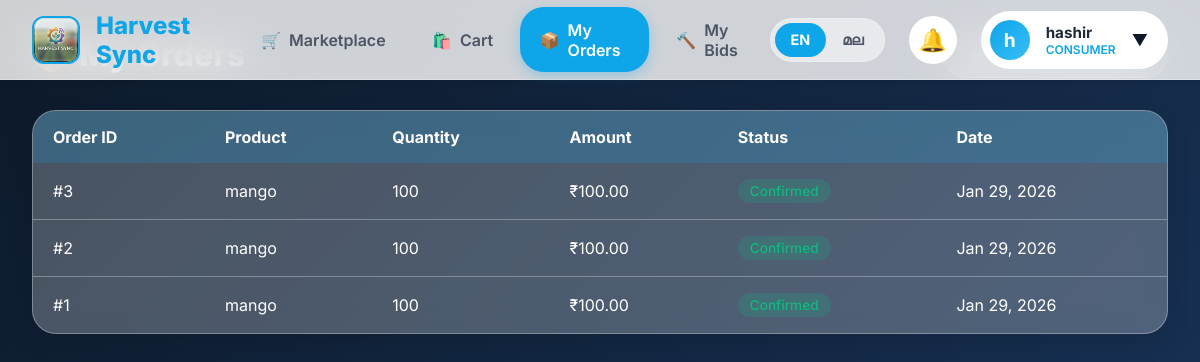
Before: /orders/consumer/ (signed in) with the older database file.
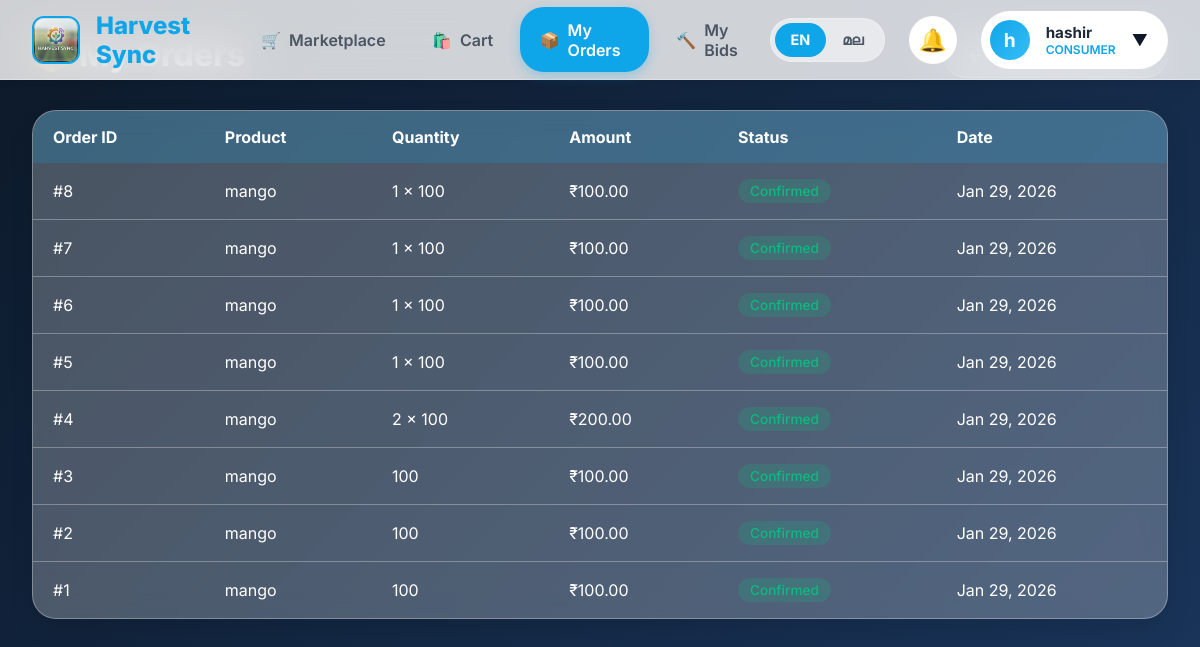
After: the same page with the newer database file.
### core/models.py (models this page shows, shortened)
class Order(models.Model):
    STATUS_CHOICES = (
        ('pending', 'Pending'),
        ('confirmed', 'Confirmed'),
        ('shipped', 'Shipped'),
        ('delivered', 'Delivered'),
        ('cancelled', 'Cancelled'),
    )
    product = models.ForeignKey(Product, on_delete=models.CASCADE, related_name='orders')
    buyer = models.ForeignKey(User, on_delete=models.CASCADE, related_name='orders')
    quantity = models.CharField(max_length=50) # Matching product quantity type for now
    total_price = models.DecimalField(max_digits=12, decimal_places=2)
    status = models.CharField(max_length=20, choices=STATUS_CHOICES, default='pending')
    payment_status = models.BooleanField(default=False) # False=Unpaid, True=Paid
    location = models.CharField(max_length=255) # Simplified location string
    latitude = models.FloatField(null=True, blank=True)
    longitude = models.FloatField(null=True, blank=True)
    created_at = models.DateTimeField(auto_now_add=True)

class Product(models.Model):
    farmer = models.ForeignKey(User, on_delete=models.CASCADE, related_name='products')
    name = models.CharField(max_length=100)
    quantity = models.CharField(max_length=50) # e.g., "10 kg"
    harvest_date = models.DateField()
    expiry_date = models.DateField()
    surplus_date = models.DateField(null=True, blank=True)
    surplus_rate = models.DecimalField(max_digits=10, decimal_places=2, null=True, blank=True)
    price = models.DecimalField(max_digits=10, decimal_places=2) # Base Price
    is_bidding = models.BooleanField(default=False)
    base_bid_price = models.DecimalField(max_digits=10, decimal_places=2, null=True, blank=True)  # Auction starting price
    bidding_end_time = models.DateTimeField(null=True, blank=True)
    delivery_available = models.BooleanField(default=False)
    image = models.ImageField(upload_to='products/', null=True, blank=True)
    created_at = models.DateTimeField(auto_now_add=True)

### core/views.py (the view)
# urls.py: path('orders/consumer/', views.consumer_orders, name='consumer_orders'),
@login_required
def consumer_orders(request):
    if request.user.profile.role != 'consumer':
        return redirect('index')
    orders = Order.objects.filter(buyer=request.user).order_by('-created_at')
    return render(request, 'consumer_orders.html', {'orders': orders})

### templates/consumer_orders.html (shortened to what this page needs)
{% extends 'base.html' %}
{% load static %}
{% block role %}consumer{% endblock %}
{% block extra_css %}
<link rel="stylesheet" href="{% static 'css/modules/consumer.css' %}">
{% endblock %}
{% block content %}
{% include 'partials/consumer_nav.html' %}
<main class="consumer-main">
    <div class="orders-header">
        <h1 data-i18n="my_orders_title">📦 My Orders</h1>
        <a href="{% url 'marketplace' %}" class="btn-back" data-i18n="back_to_marketplace">← Back to Marketplace</a>
    </div>
    <div class="orders-table-container">
        <table class="orders-table">
            <thead>
                <tr>
                    <th data-i18n="order_id">Order ID</th>
                    <th data-i18n="product_name">Product</th>
                    <th data-i18n="quantity">Quantity</th>
                    <th data-i18n="total_price">Amount</th>
                    <th data-i18n="status">Status</th>
                    <th data-i18n="date">Date</th>
                </tr>
            </thead>
            <tbody>
                {% for order in orders %}
                <tr>
                    <td>#{{ order.id }}</td>
                    <td>{{ order.product.name }}</td>
                    <td>{{ order.quantity }}</td>
                    <td>₹{{ order.total_price }}</td>
                    <td>
                        <span class="status-badge status-{{ order.status }}">
                            {{ order.status|title }}
                        </span>
                    </td>
                    <td>{{ order.created_at|date:"M d, Y" }}</td>
                </tr>
                {% endfor %}
            </tbody>
        </table>
    </div>
</main>
{% endblock %}

Changed rows visible on the page:
added Order: id "8", product.name "mango", quantity "1 x 100", total_price "100.00", status "Confirmed", created_at "Jan 29, 2026"
added Order: id "7", product.name "mango", quantity "1 x 100", total_price "100.00", status "Confirmed", created_at "Jan 29, 2026"
added Order: id "6", product.name "mango", quantity "1 x 100", total_price "100.00", status "Confirmed", created_at "Jan 29, 2026"
added Order: id "5", product.name "mango", quantity "1 x 100", total_price "100.00", status "Confirmed", created_at "Jan 29, 2026"
added Order: id "4", product.name "mango", quantity "2 x 100", total_price "200.00", status "Confirmed", created_at "Jan 29, 2026"
